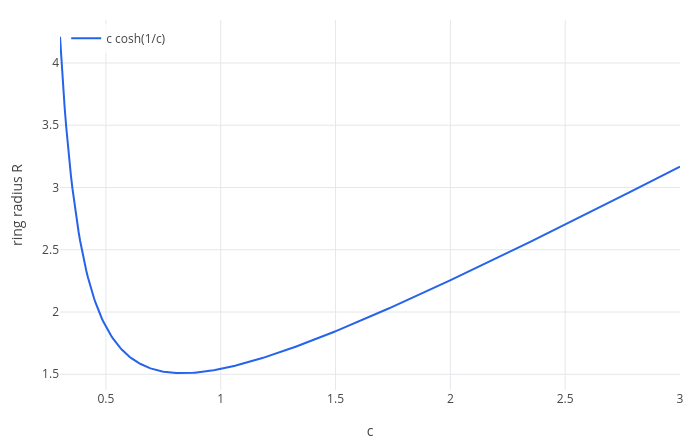

The cell this chart's notebook holds for it:
### Markdown cell above
## 2. When the film snaps

Pull the rings further apart, or make them smaller. In units where the rings are at $\pm 1$, a catenary fits only if
$c\cosh(1/c) = R$ has a solution. The left side has a smallest value:

### Code cell
labels(legend(plot(c*cosh(1/c), c, 0.3, 3), "c cosh(1/c)"), "c", "ring radius R")

### Figure 1 — Plotly figure (JSON) as saved in the notebook; plotly's stock layout.template omitted (floating-point values rounded to 4 significant figures; data arrays with more than 128 entries replaced by an {"elided": "..."} marker saying what was removed)
{"data": [{"line": {"color": "#2563eb", "width": 2}, "mode": "lines", "name": "c cosh(1/c)", "type": "scatter", "x": {"elided": "402 float values"}, "y": {"elided": "402 float values"}}], "layout": {"height": 440, "legend": {"bgcolor": "rgba(255,255,255,0.8)", "x": 0.01, "xanchor": "left", "y": 0.99, "yanchor": "top"}, "margin": {"b": 50, "l": 60, "r": 20, "t": 20}, "showlegend": true, "title": {"text": ""}, "width": 700, "xaxis": {"range": [0.3, 3], "title": {"text": "c"}, "zeroline": true}, "yaxis": {"range": [1.374, 4.345], "title": {"text": "ring radius R"}, "zeroline": true}}}
